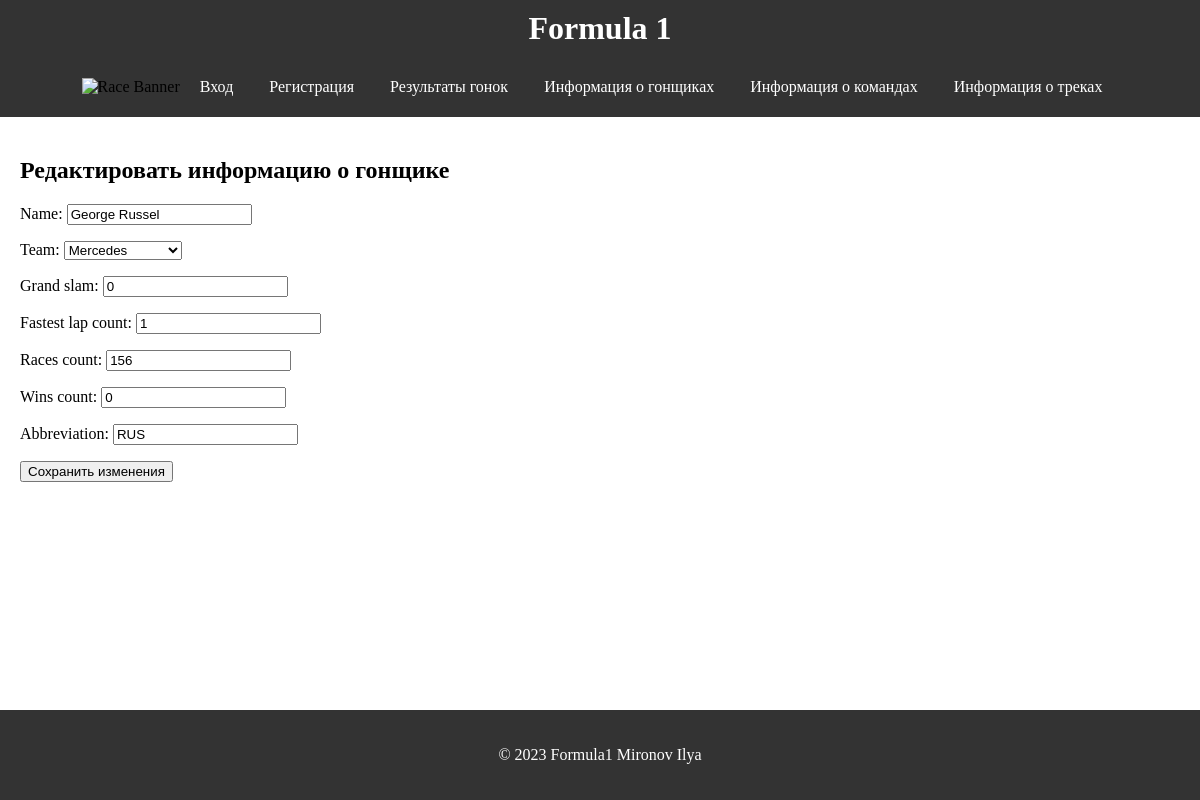
Screenshot of /edit_driver/2/ with the database file from the repository.
### formula1/models.py (models this page shows, shortened)
class Driver(models.Model):
    id = models.AutoField(primary_key=True)
    team = models.ForeignKey(Team, on_delete=models.CASCADE)
    grand_slam = models.IntegerField()
    fastest_lap_count = models.IntegerField()
    races_count = models.IntegerField()
    wins_count = models.IntegerField()
    name = models.CharField(max_length=200)
    abbreviation = models.CharField(max_length=10)

class Team(models.Model):
    name = models.CharField(max_length=200)
    wins = models.IntegerField()
    races = models.IntegerField()
    description = models.TextField()
    def __str__(self):
        return self.name

### formula1/views.py (the view)
# urls.py: path('edit_driver/<int:driver_id>/', views.edit_driver, name='edit_driver'),
def edit_driver(request, driver_id):
    driver = get_object_or_404(Driver, id=driver_id)
    if request.method == 'POST':
        form = DriverForm(request.POST, instance=driver)
        if form.is_valid():
            form.save()
            return redirect('driver_info', driver_id=driver.id)
    else:
        form = DriverForm(instance=driver)
    return render(request, 'driver_edit.html', {'form': form})

### formula1/forms.py
class DriverForm(forms.ModelForm):
    class Meta:
        model = Driver
        fields = ['name', 'team', 'grand_slam', 'fastest_lap_count', 'races_count', 'wins_count', 'abbreviation']

### formula1/templates/driver_edit.html (shortened to what this page needs)
{% extends 'base.html' %}
{% block content %}
<link rel="stylesheet" href = "/static/css/race_results.css">
<h2>Редактировать информацию о гонщике</h2>
<form method="post">
    {{ form.as_p }}
    <button type="submit">Сохранить изменения</button>
</form>
{% endblock %}

### formula1/static/css/base.css (style rules this page uses)
body { display: flex; flex-direction: column; }
html, body { height: 100%; margin: 0; }

### rows the page displays
Driver: name "George Russel", team "Mercedes", grand_slam "0", fastest_lap_count "1", races_count "156", wins_count "0", abbreviation "RUS"

### other values shown
{{ 2023 }} "2023"
